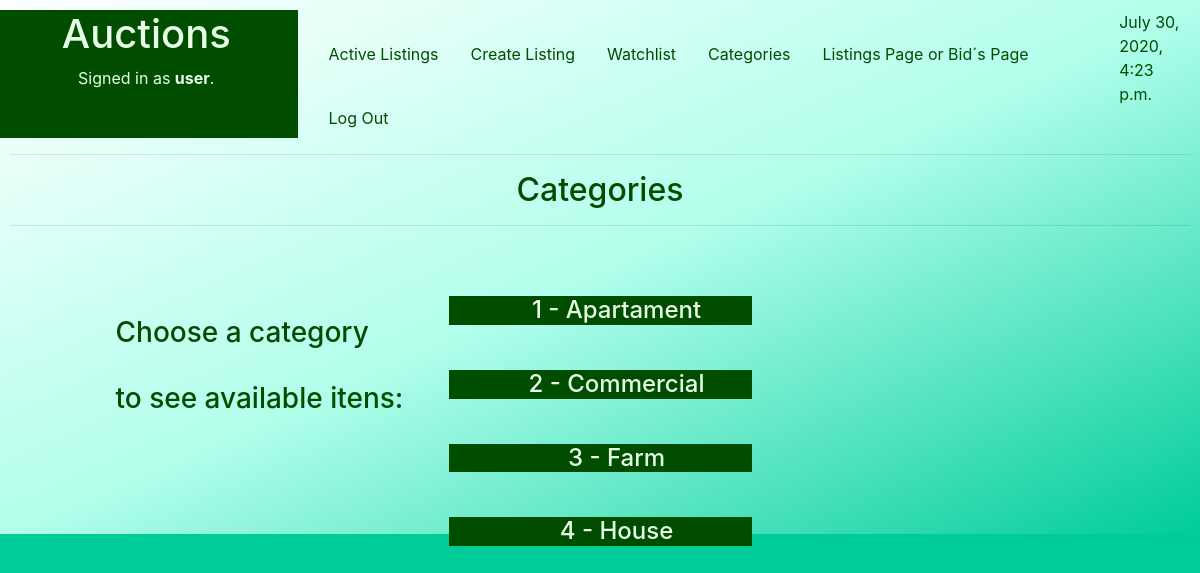
/Categories (signed in), run on the app's committed database.
### auctions/models.py (models this page shows, shortened)
class User(AbstractUser):
    pass

class Categories(models.Model):
    Ccode=models.IntegerField() #key
    Cdescription = models.CharField(max_length=50)

### auctions/views.py (the view)
# urls.py: path('Categories', views.Categories_view, name='Categories'),
@login_required
def Categories_view(request):
    d = datetime.now()
    context= {
        "Today": d,
        "Categories": Categories.objects.all(),
        }
    return render(request, "auctions/Categories.html", context)

### auctions/templates/auctions/Categories.html (shortened to what this page needs)
{% extends "auctions/layout.html" %}
{% block body %}
<h2 style=" text-align: center;">Categories</h2>
<hr>
<div class="container" >
      {% if Categories|length > 0 %}
	        <div class="container" style="width:90%">
		          <div class="row" width="1000px;">
                  <div class="col-lg-4" style="position:relative; top:50px">
                      <br>
                      <h3>Choose a category</h3>
                      <br>
                      <h3>to see available itens:</h3>
                  </div>
                  <div class="col-lg-4" >
					              {% for Category in Categories %}
                           <br>
                            <h4><li style="background-color:#004d00 ; text-align: center; position:relative; top:30px">
                                <a style="color:#e6ffe6;" href= "{% url 'auctions:CategoryShow' C_description=Category.Cdescription  %}">
                                      {{ Category.Ccode }} - {{ Category.Cdescription }}</a>
                                </li><h4>
				                {% endfor %}
                  </div>
                  <div class="col-lg-4">
                  </div>
			        </div
          </div>
        {% else %}
	         	<div class="form-group">
		          	<output><h1>No matches found</h1></output>
	        	</div>
	      {% endif %}
</div>
{% endblock %}

### auctions/templates/auctions/layout.html (shortened to what this page needs)
{% load static %}
<!DOCTYPE html>
<html lang="en">
    <head>
        <link rel="stylesheet" href="https://stackpath.bootstrapcdn.com/bootstrap/4.4.1/css/bootstrap.min.css">
        <link rel="stylesheet" href="https://cdnjs.cloudflare.com/ajax/libs/font-awesome/4.7.0/css/font-awesome.min.css">
        <link type="text/css" href="{% static 'auctions/styles.css' %}" rel="stylesheet">
        <link type="image" href="{% static 'images/Mural.jpg' %}" rel="stylesheet">
    </head>
    <body>
        <div class="row" >
            <div class="col-lg-3" style="background-color:#004d00;color:#e6ffe6 ;">
                <h1 style="text-align: center;">Auctions</h1>
                {% if user.is_authenticated %}
                    <p style="text-align: center;">Signed in as <strong >{{ user.username }}</strong>.</p>
                {% else %}
                    <p style="text-align: center;">Not signed in.</p>
                {% endif %}
            </div>
            <div class="col-lg-8" >
                <ul class="nav">
                <li class="nav-item"><br>
                  <a  style="color:  #004d00;" class="nav-link" href="{% url 'auctions:index' %}">Active Listings</a>
                </li>
                {% if user.is_authenticated %}
                    <li class="nav-item"><br>
                    <a  style="color:  #004d00;" class="nav-link" href="{% url 'auctions:CreateListings' %}">Create Listing</a>
                    </li>
                    <li class="nav-item"><br>
                    <a  style="color:  #004d00;" class="nav-link" href="{% url 'auctions:Watchlist' %}">Watchlist</a>
                    </li>
                    <li class="nav-item"><br>
                    <a  style="color:  #004d00;" class="nav-link" href="{% url 'auctions:Categories' %}">Categories</a>
                    </li>
                    <li class="nav-item"><br>
                    <a  style="color:  #004d00;" class="nav-link" href="{% url 'auctions:Listingspage' %}">Listings Page or Bid´s Page</a>
                    </li>
                    <li class="nav-item"><br>
                    <a  style="color:  #004d00;" class="nav-link" href="{% url 'auctions:logout' %}">Log Out</a>
                    </li>
                {% endif %}
                </ul>
            </div>
            <div class="col-lg-1" >
                <p> {{Today}} </p>
            </div>
        </div>
      <hr>
      {% block body %}
      {% endblock %}
    </body>
</html>

### auctions/static/auctions/styles.css (style rules this page uses)
body { padding: 10px; color: #004d00 ; background: white url("images/Mural.jpg") no-repeat; }

### auctions/templates/auctions/layout.html (style rules this page uses)
body { padding: 10px; color: #004d00 ; background-color: #00cc99; background-image: linear-gradient(to top left, #00cc99, #b3ffec, white ); background-position: center; background-repeat: no-repeat; background-size: cover; height: 100%; }

### data on the page
User: username "user"
Categories: Ccode "1", Cdescription "Apartament"
Categories: Ccode "2", Cdescription "Commercial"
Categories: Ccode "3", Cdescription "Farm"
Categories: Ccode "4", Cdescription "House"
